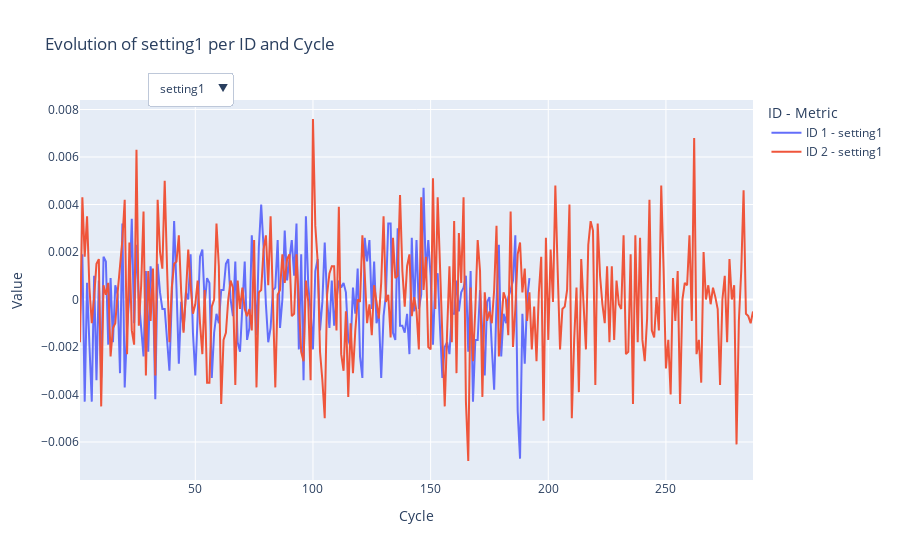

The notebook cell this image was saved under:
### Code cell
# Filter the dataset for ids below 2
df_filtered = df_train[df_train['id'] <= 2]

# Get the list of metrics (excluding 'id' and 'cycle')
metrics = [col for col in df_train.columns if col not in ['id', 'cycle']]

# Create the figure
fig = go.Figure()

# Add traces for each id and metric
for id_val in df_filtered['id'].unique():
    df_id = df_filtered[df_filtered['id'] == id_val]
    for metric in metrics:
        fig.add_trace(
            go.Scatter(
                x=df_id['cycle'],
                y=df_id[metric],
                name=f'ID {id_val} - {metric}',
                visible=False
            )
        )

# Create and add dropdown menu
buttons = []
for i, metric in enumerate(metrics):
    button = dict(
        method='update',
        label=metric,
        args=[{'visible': [False] * len(fig.data)},
              {'title': f'Evolution of {metric} per ID and Cycle'}]
    )
    # Set visibility for the correct traces
    for j in range(len(df_filtered['id'].unique())):
        button['args'][0]['visible'][i + j * len(metrics)] = True
    buttons.append(button)

fig.update_layout(
    updatemenus=[dict(
        active=0,
        buttons=buttons,
        direction="down",
        pad={"r": 10, "t": 10},
        showactive=True,
        x=0.1,
        xanchor="left",
        y=1.1,
        yanchor="top"
    )]
)

# Set the initial visibility (show the first metric)
for i in range(len(df_filtered['id'].unique())):
    fig.data[i * len(metrics)].visible = True

# Update layout
fig.update_layout(
    title=f'Evolution of {metrics[0]} per ID and Cycle',
    xaxis_title='Cycle',
    yaxis_title='Value',
    legend_title='ID - Metric'
)

# Show the plot
fig.show()

### Figure 1 — Plotly figure (JSON) as saved in the notebook; plotly's stock layout.template omitted (floating-point values rounded to 4 significant figures; data arrays with more than 128 entries replaced by an {"elided": "..."} marker saying what was removed)
{"data": [{"name": "ID 1 - setting1", "type": "scatter", "visible": true, "x": {"elided": "192 int values"}, "y": {"elided": "192 float values"}}, {"name": "ID 1 - setting2", "type": "scatter", "visible": false, "x": {"elided": "192 int values"}, "y": {"elided": "192 float values"}}, {"name": "ID 1 - setting3", "type": "scatter", "visible": false, "x": {"elided": "192 int values"}, "y": {"elided": "192 int values"}}, {"name": "ID 1 - s1", "type": "scatter", "visible": false, "x": {"elided": "192 int values"}, "y": {"elided": "192 float values"}}, {"name": "ID 1 - s2", "type": "scatter", "visible": false, "x": {"elided": "192 int values"}, "y": {"elided": "192 float values"}}, {"name": "ID 1 - s3", "type": "scatter", "visible": false, "x": {"elided": "192 int values"}, "y": {"elided": "192 float values"}}, {"name": "ID 1 - s4", "type": "scatter", "visible": false, "x": {"elided": "192 int values"}, "y": {"elided": "192 float values"}}, {"name": "ID 1 - s5", "type": "scatter", "visible": false, "x": {"elided": "192 int values"}, "y": {"elided": "192 float values"}}, {"name": "ID 1 - s6", "type": "scatter", "visible": false, "x": {"elided": "192 int values"}, "y": {"elided": "192 float values"}}, {"name": "ID 1 - s7", "type": "scatter", "visible": false, "x": {"elided": "192 int values"}, "y": {"elided": "192 float values"}}, {"name": "ID 1 - s8", "type": "scatter", "visible": false, "x": {"elided": "192 int values"}, "y": {"elided": "192 float values"}}, {"name": "ID 1 - s9", "type": "scatter", "visible": false, "x": {"elided": "192 int values"}, "y": {"elided": "192 float values"}}, {"name": "ID 1 - s10", "type": "scatter", "visible": false, "x": {"elided": "192 int values"}, "y": {"elided": "192 float values"}}, {"name": "ID 1 - s11", "type": "scatter", "visible": false, "x": {"elided": "192 int values"}, "y": {"elided": "192 float values"}}, {"name": "ID 1 - s12", "type": "scatter", "visible": false, "x": {"elided": "192 int values"}, "y": {"elided": "192 float values"}}, {"name": "ID 1 - s13", "type": "scatter", "visible": false, "x": {"elided": "192 int values"}, "y": {"elided": "192 float values"}}, {"name": "ID 1 - s14", "type": "scatter", "visible": false, "x": {"elided": "192 int values"}, "y": {"elided": "192 float values"}}, {"name": "ID 1 - s15", "type": "scatter", "visible": false, "x": {"elided": "192 int values"}, "y": {"elided": "192 float values"}}, {"name": "ID 1 - s16", "type": "scatter", "visible": false, "x": {"elided": "192 int values"}, "y": {"elided": "192 float values"}}, {"name": "ID 1 - s17", "type": "scatter", "visible": false, "x": {"elided": "192 int values"}, "y": {"elided": "192 int values"}}, {"name": "ID 1 - s18", "type": "scatter", "visible": false, "x": {"elided": "192 int values"}, "y": {"elided": "192 int values"}}, {"name": "ID 1 - s19", "type": "scatter", "visible": false, "x": {"elided": "192 int values"}, "y": {"elided": "192 int values"}}, {"name": "ID 1 - s20", "type": "scatter", "visible": false, "x": {"elided": "192 int values"}, "y": {"elided": "192 float values"}}, {"name": "ID 1 - s21", "type": "scatter", "visible": false, "x": {"elided": "192 int values"}, "y": {"elided": "192 float values"}}, {"name": "ID 2 - setting1", "type": "scatter", "visible": true, "x": {"elided": "287 int values"}, "y": {"elided": "287 float values"}}, {"name": "ID 2 - setting2", "type": "scatter", "visible": false, "x": {"elided": "287 int values"}, "y": {"elided": "287 float values"}}, {"name": "ID 2 - setting3", "type": "scatter", "visible": false, "x": {"elided": "287 int values"}, "y": {"elided": "287 int values"}}, {"name": "ID 2 - s1", "type": "scatter", "visible": false, "x": {"elided": "287 int values"}, "y": {"elided": "287 float values"}}, {"name": "ID 2 - s2", "type": "scatter", "visible": false, "x": {"elided": "287 int values"}, "y": {"elided": "287 float values"}}, {"name": "ID 2 - s3", "type": "scatter", "visible": false, "x": {"elided": "287 int values"}, "y": {"elided": "287 float values"}}, {"name": "ID 2 - s4", "type": "scatter", "visible": false, "x": {"elided": "287 int values"}, "y": {"elided": "287 float values"}}, {"name": "ID 2 - s5", "type": "scatter", "visible": false, "x": {"elided": "287 int values"}, "y": {"elided": "287 float values"}}, {"name": "ID 2 - s6", "type": "scatter", "visible": false, "x": {"elided": "287 int values"}, "y": {"elided": "287 float values"}}, {"name": "ID 2 - s7", "type": "scatter", "visible": false, "x": {"elided": "287 int values"}, "y": {"elided": "287 float values"}}, {"name": "ID 2 - s8", "type": "scatter", "visible": false, "x": {"elided": "287 int values"}, "y": {"elided": "287 float values"}}, {"name": "ID 2 - s9", "type": "scatter", "visible": false, "x": {"elided": "287 int values"}, "y": {"elided": "287 float values"}}, {"name": "ID 2 - s10", "type": "scatter", "visible": false, "x": {"elided": "287 int values"}, "y": {"elided": "287 float values"}}, {"name": "ID 2 - s11", "type": "scatter", "visible": false, "x": {"elided": "287 int values"}, "y": {"elided": "287 float values"}}, {"name": "ID 2 - s12", "type": "scatter", "visible": false, "x": {"elided": "287 int values"}, "y": {"elided": "287 float values"}}, {"name": "ID 2 - s13", "type": "scatter", "visible": false, "x": {"elided": "287 int values"}, "y": {"elided": "287 float values"}}, {"name": "ID 2 - s14", "type": "scatter", "visible": false, "x": {"elided": "287 int values"}, "y": {"elided": "287 float values"}}, {"name": "ID 2 - s15", "type": "scatter", "visible": false, "x": {"elided": "287 int values"}, "y": {"elided": "287 float values"}}, {"name": "ID 2 - s16", "type": "scatter", "visible": false, "x": {"elided": "287 int values"}, "y": {"elided": "287 float values"}}, {"name": "ID 2 - s17", "type": "scatter", "visible": false, "x": {"elided": "287 int values"}, "y": {"elided": "287 int values"}}, {"name": "ID 2 - s18", "type": "scatter", "visible": false, "x": {"elided": "287 int values"}, "y": {"elided": "287 int values"}}, {"name": "ID 2 - s19", "type": "scatter", "visible": false, "x": {"elided": "287 int values"}, "y": {"elided": "287 int values"}}, {"name": "ID 2 - s20", "type": "scatter", "visible": false, "x": {"elided": "287 int values"}, "y": {"elided": "287 float values"}}, {"name": "ID 2 - s21", "type": "scatter", "visible": false, "x": {"elided": "287 int values"}, "y": {"elided": "287 float values"}}], "layout": {"legend": {"title": {"text": "ID - Metric"}}, "title": {"text": "Evolution of setting1 per ID and Cycle"}, "updatemenus": [{"active": 0, "buttons": [{"args": [{"visible": [true, false, false, false, false, false, false, false, false, false, false, false, false, false, false, false, false, false, false, false, false, false, false, false, true, false, false, false, false, false, false, false, false, false, false, false, false, false, false, false, false, false, false, false, false, false, false, false]}, {"title": "Evolution of setting1 per ID and Cycle"}], "label": "setting1", "method": "update"}, {"args": [{"visible": [false, true, false, false, false, false, false, false, false, false, false, false, false, false, false, false, false, false, false, false, false, false, false, false, false, true, false, false, false, false, false, false, false, false, false, false, false, false, false, false, false, false, false, false, false, false, false, false]}, {"title": "Evolution of setting2 per ID and Cycle"}], "label": "setting2", "method": "update"}, {"args": [{"visible": [false, false, true, false, false, false, false, false, false, false, false, false, false, false, false, false, false, false, false, false, false, false, false, false, false, false, true, false, false, false, false, false, false, false, false, false, false, false, false, false, false, false, false, false, false, false, false, false]}, {"title": "Evolution of setting3 per ID and Cycle"}], "label": "setting3", "method": "update"}, {"args": [{"visible": [false, false, false, true, false, false, false, false, false, false, false, false, false, false, false, false, false, false, false, false, false, false, false, false, false, false, false, true, false, false, false, false, false, false, false, false, false, false, false, false, false, false, false, false, false, false, false, false]}, {"title": "Evolution of s1 per ID and Cycle"}], "label": "s1", "method": "update"}, {"args": [{"visible": [false, false, false, false, true, false, false, false, false, false, false, false, false, false, false, false, false, false, false, false, false, false, false, false, false, false, false, false, true, false, false, false, false, false, false, false, false, false, false, false, false, false, false, false, false, false, false, false]}, {"title": "Evolution of s2 per ID and Cycle"}], "label": "s2", "method": "update"}, {"args": [{"visible": [false, false, false, false, false, true, false, false, false, false, false, false, false, false, false, false, false, false, false, false, false, false, false, false, false, false, false, false, false, true, false, false, false, false, false, false, false, false, false, false, false, false, false, false, false, false, false, false]}, {"title": "Evolution of s3 per ID and Cycle"}], "label": "s3", "method": "update"}, {"args": [{"visible": [false, false, false, false, false, false, true, false, false, false, false, false, false, false, false, false, false, false, false, false, false, false, false, false, false, false, false, false, false, false, true, false, false, false, false, false, false, false, false, false, false, false, false, false, false, false, false, false]}, {"title": "Evolution of s4 per ID and Cycle"}], "label": "s4", "method": "update"}, {"args": [{"visible": [false, false, false, false, false, false, false, true, false, false, false, false, false, false, false, false, false, false, false, false, false, false, false, false, false, false, false, false, false, false, false, true, false, false, false, false, false, false, false, false, false, false, false, false, false, false, false, false]}, {"title": "Evolution of s5 per ID and Cycle"}], "label": "s5", "method": "update"}, {"args": [{"visible": [false, false, false, false, false, false, false, false, true, false, false, false, false, false, false, false, false, false, false, false, false, false, false, false, false, false, false, false, false, false, false, false, true, false, false, false, false, false, false, false, false, false, false, false, false, false, false, false]}, {"title": "Evolution of s6 per ID and Cycle"}], "label": "s6", "method": "update"}, {"args": [{"visible": [false, false, false, false, false, false, false, false, false, true, false, false, false, false, false, false, false, false, false, false, false, false, false, false, false, false, false, false, false, false, false, false, false, true, false, false, false, false, false, false, false, false, false, false, false, false, false, false]}, {"title": "Evolution of s7 per ID and Cycle"}], "label": "s7", "method": "update"}, {"args": [{"visible": [false, false, false, false, false, false, false, false, false, false, true, false, false, false, false, false, false, false, false, false, false, false, false, false, false, false, false, false, false, false, false, false, false, false, true, false, false, false, false, false, false, false, false, false, false, false, false, false]}, {"title": "Evolution of s8 per ID and Cycle"}], "label": "s8", "method": "update"}, {"args": [{"visible": [false, false, false, false, false, false, false, false, false, false, false, true, false, false, false, false, false, false, false, false, false, false, false, false, false, false, false, false, false, false, false, false, false, false, false, true, false, false, false, false, false, false, false, false, false, false, false, false]}, {"title": "Evolution of s9 per ID and Cycle"}], "label": "s9", "method": "update"}, {"args": [{"visible": [false, false, false, false, false, false, false, false, false, false, false, false, true, false, false, false, false, false, false, false, false, false, false, false, false, false, false, false, false, false, false, false, false, false, false, false, true, false, false, false, false, false, false, false, false, false, false, false]}, {"title": "Evolution of s10 per ID and Cycle"}], "label": "s10", "method": "update"}, {"args": [{"visible": [false, false, false, false, false, false, false, false, false, false, false, false, false, true, false, false, false, false, false, false, false, false, false, false, false, false, false, false, false, false, false, false, false, false, false, false, false, true, false, false, false, false, false, false, false, false, false, false]}, {"title": "Evolution of s11 per ID and Cycle"}], "label": "s11", "method": "update"}, {"args": [{"visible": [false, false, false, false, false, false, false, false, false, false, false, false, false, false, true, false, false, false, false, false, false, false, false, false, false, false, false, false, false, false, false, false, false, false, false, false, false, false, true, false, false, false, false, false, false, false, false, false]}, {"title": "Evolution of s12 per ID and Cycle"}], "label": "s12", "method": "update"}, {"args": [{"visible": [false, false, false, false, false, false, false, false, false, false, false, false, false, false, false, true, false, false, false, false, false, false, false, false, false, false, false, false, false, false, false, false, false, false, false, false, false, false, false, true, false, false, false, false, false, false, false, false]}, {"title": "Evolution of s13 per ID and Cycle"}], "label": "s13", "method": "update"}, {"args": [{"visible": [false, false, false, false, false, false, false, false, false, false, false, false, false, false, false, false, true, false, false, false, false, false, false, false, false, false, false, false, false, false, false, false, false, false, false, false, false, false, false, false, true, false, false, false, false, false, false, false]}, {"title": "Evolution of s14 per ID and Cycle"}], "label": "s14", "method": "update"}, {"args": [{"visible": [false, false, false, false, false, false, false, false, false, false, false, false, false, false, false, false, false, true, false, false, false, false, false, false, false, false, false, false, false, false, false, false, false, false, false, false, false, false, false, false, false, true, false, false, false, false, false, false]}, {"title": "Evolution of s15 per ID and Cycle"}], "label": "s15", "method": "update"}, {"args": [{"visible": [false, false, false, false, false, false, false, false, false, false, false, false, false, false, false, false, false, false, true, false, false, false, false, false, false, false, false, false, false, false, false, false, false, false, false, false, false, false, false, false, false, false, true, false, false, false, false, false]}, {"title": "Evolution of s16 per ID and Cycle"}], "label": "s16", "method": "update"}, {"args": [{"visible": [false, false, false, false, false, false, false, false, false, false, false, false, false, false, false, false, false, false, false, true, false, false, false, false, false, false, false, false, false, false, false, false, false, false, false, false, false, false, false, false, false, false, false, true, false, false, false, false]}, {"title": "Evolution of s17 per ID and Cycle"}], "label": "s17", "method": "update"}, {"args": [{"visible": [false, false, false, false, false, false, false, false, false, false, false, false, false, false, false, false, false, false, false, false, true, false, false, false, false, false, false, false, false, false, false, false, false, false, false, false, false, false, false, false, false, false, false, false, true, false, false, false]}, {"title": "Evolution of s18 per ID and Cycle"}], "label": "s18", "method": "update"}, {"args": [{"visible": [false, false, false, false, false, false, false, false, false, false, false, false, false, false, false, false, false, false, false, false, false, true, false, false, false, false, false, false, false, false, false, false, false, false, false, false, false, false, false, false, false, false, false, false, false, true, false, false]}, {"title": "Evolution of s19 per ID and Cycle"}], "label": "s19", "method": "update"}, {"args": [{"visible": [false, false, false, false, false, false, false, false, false, false, false, false, false, false, false, false, false, false, false, false, false, false, true, false, false, false, false, false, false, false, false, false, false, false, false, false, false, false, false, false, false, false, false, false, false, false, true, false]}, {"title": "Evolution of s20 per ID and Cycle"}], "label": "s20", "method": "update"}, {"args": [{"visible": [false, false, false, false, false, false, false, false, false, false, false, false, false, false, false, false, false, false, false, false, false, false, false, true, false, false, false, false, false, false, false, false, false, false, false, false, false, false, false, false, false, false, false, false, false, false, false, true]}, {"title": "Evolution of s21 per ID and Cycle"}], "label": "s21", "method": "update"}], "direction": "down", "pad": {"r": 10, "t": 10}, "showactive": true, "x": 0.1, "xanchor": "left", "y": 1.1, "yanchor": "top"}], "xaxis": {"title": {"text": "Cycle"}}, "yaxis": {"title": {"text": "Value"}}}}
